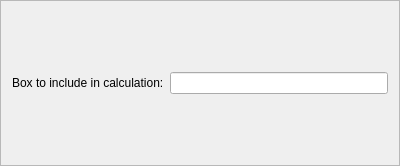
<?xml version="1.0" encoding="UTF-8"?>
<ui version="4.0">
 <class>potential</class>
 <widget class="QFrame" name="potential">
  <property name="geometry">
   <rect>
    <x>0</x>
    <y>0</y>
    <width>400</width>
    <height>166</height>
   </rect>
  </property>
  <property name="windowTitle">
   <string>Frame</string>
  </property>
  <property name="frameShape">
   <enum>QFrame::StyledPanel</enum>
  </property>
  <property name="frameShadow">
   <enum>QFrame::Raised</enum>
  </property>
  <layout class="QHBoxLayout" name="horizontalLayout">
   <item>
    <widget class="QLabel" name="label">
     <property name="text">
      <string>Box to include in calculation:</string>
     </property>
    </widget>
   </item>
   <item>
    <widget class="QLineEdit" name="box2Line"/>
   </item>
  </layout>
 </widget>
 <resources/>
 <connections/>
</ui>
